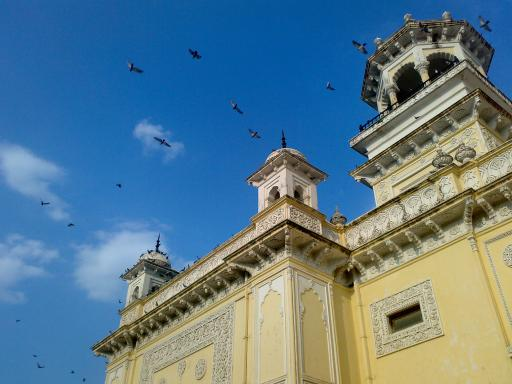
#> input picture data/home.jpg, 512 x 384 px
$ jupyter execute opencvmatop.ipynb
#> lines starting #> are read from the running program, lines starting #| are printed output that depends on the picture
[cell 1]
#import
import numpy as np
import cv2 as cv

Keep in mind that writing image works when the image is 3 channel image otherwise it gives error

[cell 2]
imagename = '../../../data/home.jpg'
img = cv.imread(imagename)
#> img is the input picture: shape (384, 512, 3); mean B, G, R 141.2, 123.9, 91.6
imggray= cv.imread(imagename,cv.IMREAD_GRAYSCALE)
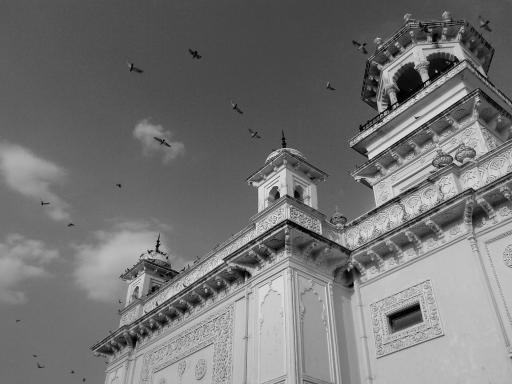
#> imggray: shape (384, 512); min 0, max 255, mean 116.2
saveimagename = '../../../data/homecopy.jpg'
cv.imwrite(saveimagename,img)
#> Out = True

[cell 3]
testimage = np.empty((4,4,3),np.uint8)
x=0
y=0
_intensity = testimage[y,x]
_blue = testimage[y,x,0]
_green = testimage[y,x,1]
_red = testimage[y,x,2]
testimage[y,x] = 128

[cell 4]
_img1 = np.copy(img) # reference count increased
_sobelx = cv.Sobel(img, cv.CV_32F,1,0) #refence count increased
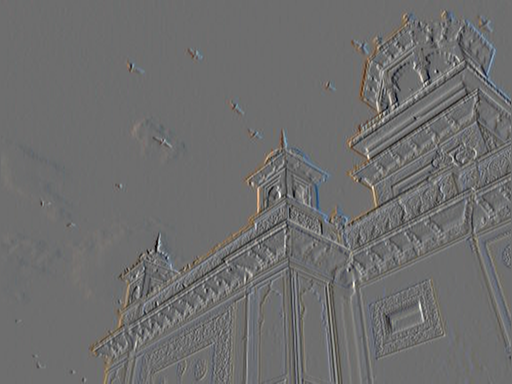
#> _sobelx: shape (384, 512, 3) float32; mean B, G, R -0.9, 0.2, 0.9; drawn with min black and max white

[cell 5]
testimg = np.empty((100,100,3), np.uint8)
testimage[:] = 0
_smallimg = testimage[10:30,10:30]
_greyimg = cv.cvtColor(img, cv.COLOR_BGR2GRAY)
_dstimg = testimg.astype(np.float32)

[cell 6]
cv.namedWindow('image display', cv.WINDOW_AUTOSIZE)
cv.imshow('image display', img)
cv.waitKey()

[cell 7]
minxgrad = np.amin(_sobelx)
#> minxgrad = -597
maxxgrad = np.amax(_sobelx)
#> maxxgrad = 785
scaledimg = cv.convertScaleAbs(_sobelx, alpha=255.0/(maxxgrad - minxgrad), beta=-minxgrad*255.0/(maxxgrad - minxgrad))
cv.namedWindow('scaled image display', cv.WINDOW_AUTOSIZE)
cv.imshow('scaled image display', scaledimg)
cv.waitKey()
